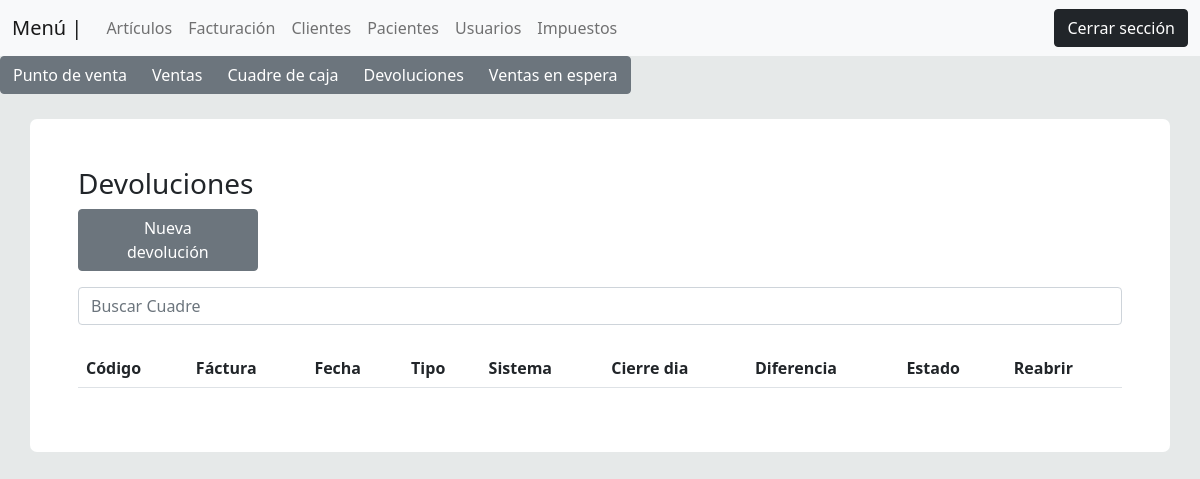
The app's page /views/devoluciones.php (signed in), older data.
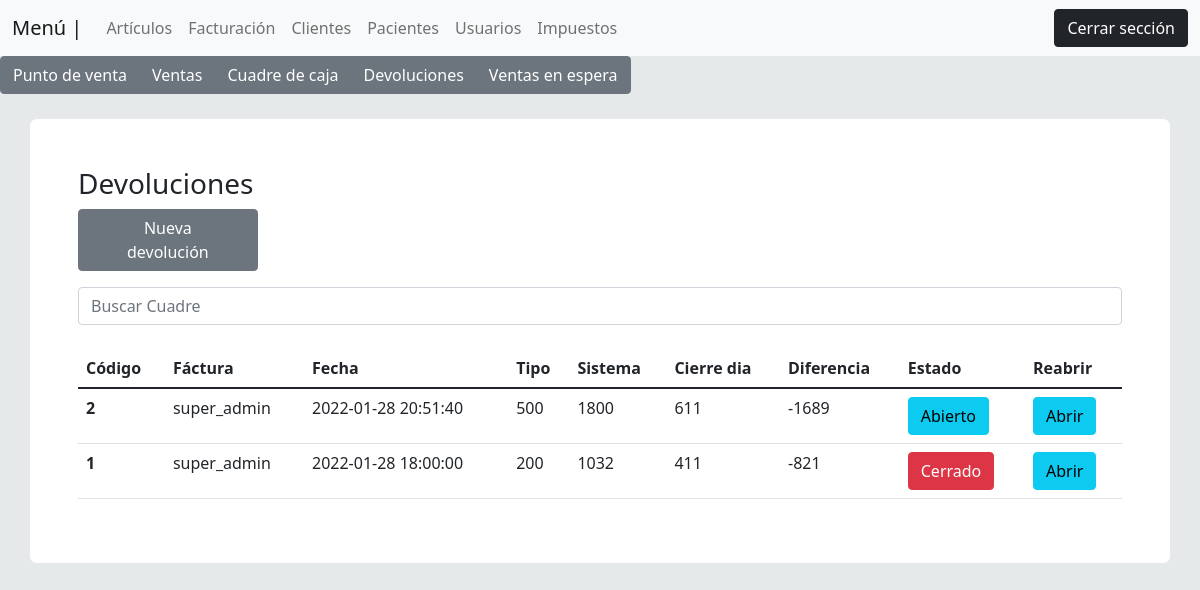
The same page, newer data.
### tables this page shows
CREATE TABLE `cuadres` (
  `id` int(11) NOT NULL,
  `usuario_inicio` varchar(100) NOT NULL,
  `usuario_cierre` varchar(100) NOT NULL,
  `encontrado` float NOT NULL,
  `sistema` float NOT NULL,
  `cierre` float DEFAULT NULL,
  `estado` varchar(10) NOT NULL DEFAULT 'Abierto',
  `fecha_creacion` timestamp NOT NULL DEFAULT current_timestamp(),
  `modificacion_fecha` timestamp NOT NULL DEFAULT current_timestamp() ON UPDATE current_timestamp(),
  `modificado_por` int(10) DEFAULT NULL
);

### views/devoluciones.php (the view, shortened to what this page needs)
<?php
 include('plantilla/menu_top.php');
 include('plantilla/menu_ventas.php');
 $consulta_cuadres= "SELECT * FROM cuadres order by id  desc";
 $query_cuadres = $conexion->query($consulta_cuadres);
?>
<div class="p-5 contenido">
  <h3>Devoluciones</h3>
        <div class="row">
            <div class="col-md-2">
                <button class="btn btn-secondary ps-5 pe-5 mb-3" id="iniciar">Nueva devolución</button>
            </div>
        </div>
        <div class="col-md-12">
            <input type="text" class="form-control" name="" id="" placeholder="Buscar Cuadre"><br>
        <table class="table">
  <thead>
    <tr>
      <th scope="col">Código</th>
      <th scope="col">Fáctura</th>
      <th scope="col">Fecha</th>
      <th scope="col">Tipo</th>
      <th scope="col">Sistema</th>
      <th scope="col">Cierre dia</th>
      <th scope="col">Diferencia</th>
      <th scope="col">Estado</th>
      <th scope="col">Reabrir</th>
    </tr>
  </thead>
  <tbody>
      <?php
        while($cuadres = $query_cuadres->fetch_assoc()){
        ?>
            <tr>
                <th scope="row"><?php echo $cuadres["id"] ?></th>
                <td><?php echo $cuadres["usuario_inicio"] ?></td>
                <td><?php echo $cuadres["fecha_creacion"] ?></td>
                <td><?php echo $cuadres["encontrado"] ?></td>
                <td><?php echo $cuadres["sistema"] ?></td>
                <td><?php echo $cuadres["cierre"] ?></td>
                <td><?php echo $cuadres["cierre"] - ($cuadres["encontrado"] + $cuadres["sistema"] )?></td>
                <td>
                    <small>
                        <?php
                                if($cuadres["estado"]=='Abierto'){
                                    $id= $cuadres["id"];
                                    ?>
                                        <a href="cuadre.php?id=<?php echo $id ?>" class="btn btn-info">Abierto</a>
                                    <?php
                                }
                                else{
                                    ?>
                                        <a  class= "btn btn-danger">Cerrado</a>
                                    <?php
                                }
                        ?>
                    </small>
                </td>
                <td>
                    <small>
                        <a href = "../backend/ventas/reabrir_cierre.php?id=<?php $id= $cuadres["id"]; echo $id ?>"  class="btn btn-info">Abrir</a>
                    </small>
                </td>
            </tr>
        <?php
        }
      ?>
  </tbody>
</table>
        </div>
</div>

Row changes from the older to the newer data that the page shows:
added cuadres: id "2", usuario_inicio "super_admin", fecha_creacion "2022-01-28 20:51:40", encontrado "500", sistema "1800", cierre "611", $cuadres["cierre"] - ($cuadres["encontrado"] + $cuadres["sistema"] ) "-1689"
added cuadres: id "1", usuario_inicio "super_admin", fecha_creacion "2022-01-28 18:00:00", encontrado "200", sistema "1032", cierre "411", $cuadres["cierre"] - ($cuadres["encontrado"] + $cuadres["sistema"] ) "-821", estado "Cerrado"
